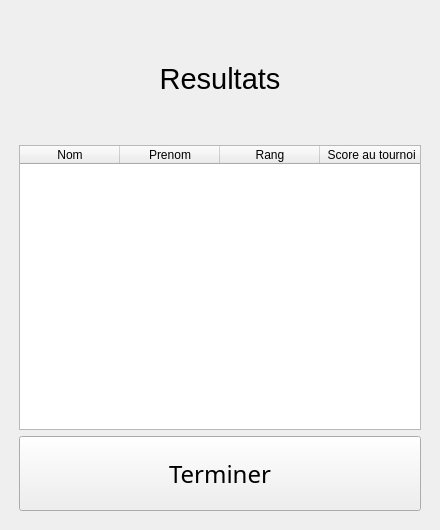
<?xml version="1.0" encoding="UTF-8"?>
<ui version="4.0">
 <class>MainWindow</class>
 <widget class="QMainWindow" name="MainWindow">
  <property name="geometry">
   <rect>
    <x>0</x>
    <y>0</y>
    <width>440</width>
    <height>530</height>
   </rect>
  </property>
  <property name="windowTitle">
   <string>MainWindow</string>
  </property>
  <widget class="QWidget" name="centralwidget">
   <layout class="QGridLayout" name="gridLayout">
    <item row="0" column="0">
     <layout class="QVBoxLayout" name="verticalLayout">
      <property name="leftMargin">
       <number>10</number>
      </property>
      <property name="topMargin">
       <number>10</number>
      </property>
      <property name="rightMargin">
       <number>10</number>
      </property>
      <property name="bottomMargin">
       <number>10</number>
      </property>
      <item>
       <widget class="QLabel" name="label">
        <property name="minimumSize">
         <size>
          <width>0</width>
          <height>120</height>
         </size>
        </property>
        <property name="font">
         <font>
          <family>Segoe UI</family>
          <pointsize>22</pointsize>
         </font>
        </property>
        <property name="text">
         <string>Resultats</string>
        </property>
        <property name="alignment">
         <set>Qt::AlignCenter</set>
        </property>
       </widget>
      </item>
      <item>
       <widget class="QTableWidget" name="tableWidget">
        <property name="editTriggers">
         <set>QAbstractItemView::NoEditTriggers</set>
        </property>
        <property name="selectionMode">
         <enum>QAbstractItemView::SingleSelection</enum>
        </property>
        <property name="selectionBehavior">
         <enum>QAbstractItemView::SelectRows</enum>
        </property>
        <column>
         <property name="text">
          <string>Nom</string>
         </property>
        </column>
        <column>
         <property name="text">
          <string>Prenom</string>
         </property>
        </column>
        <column>
         <property name="text">
          <string>Rang</string>
         </property>
        </column>
        <column>
         <property name="text">
          <string> Score au tournoi</string>
         </property>
        </column>
       </widget>
      </item>
      <item>
       <widget class="QPushButton" name="pushButton">
        <property name="minimumSize">
         <size>
          <width>0</width>
          <height>75</height>
         </size>
        </property>
        <property name="font">
         <font>
          <family>Segoe UI Light</family>
          <pointsize>18</pointsize>
         </font>
        </property>
        <property name="text">
         <string>Terminer</string>
        </property>
       </widget>
      </item>
     </layout>
    </item>
   </layout>
  </widget>
 </widget>
 <resources/>
 <connections/>
</ui>
